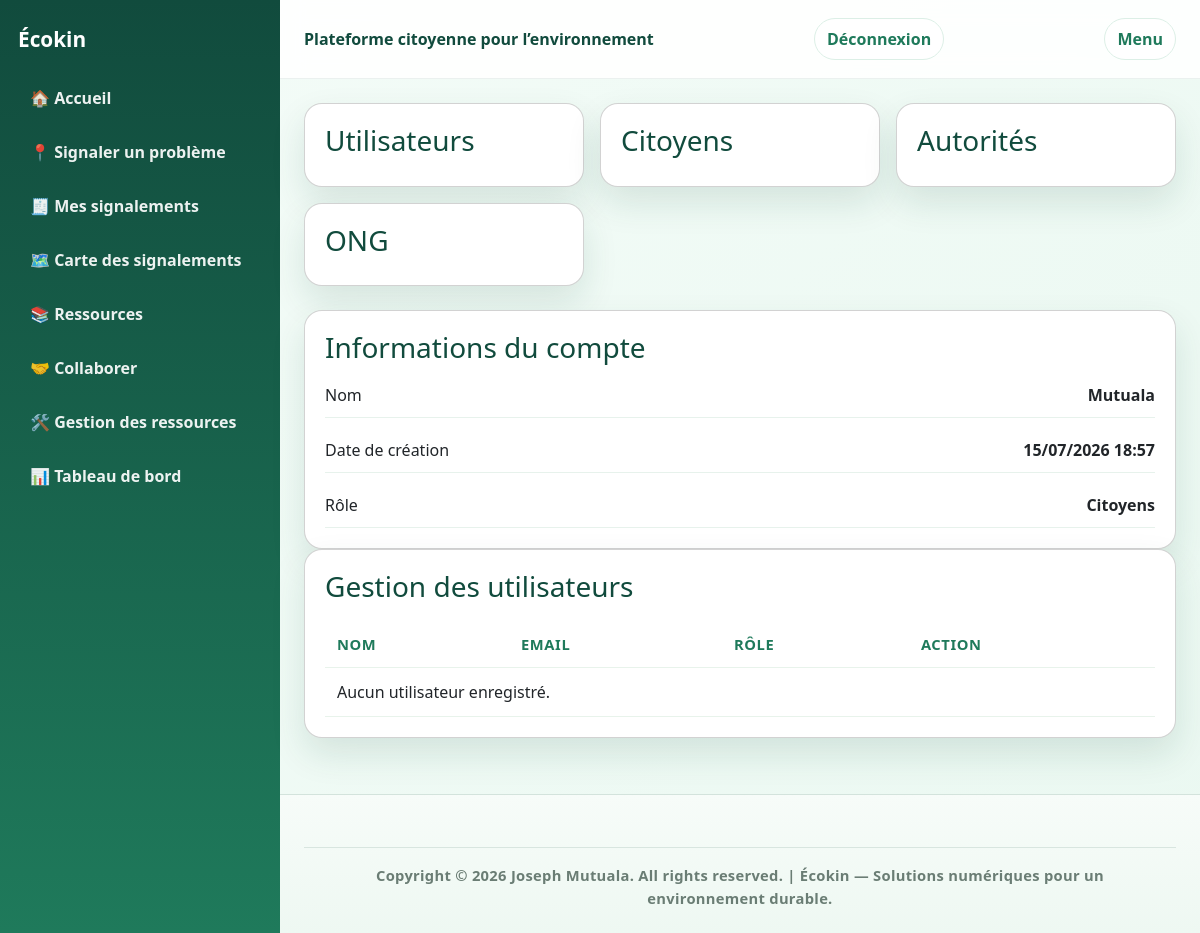
Screenshot of /espace_admin (signed in) with the database file from the repository.
### accounts/models.py (models this page shows, shortened)
class Utilisateur(AbstractUser):
    ROLE_CHOICES = [
        ('citoyens', 'Citoyens'),
        ('autorités', 'Autorités'),
        ('ong', 'Ong'),
        ('admin', 'Administrateur'),
    ]
    telephone = models.CharField(max_length= 50, blank=True, help_text="Entrez votre numero ici")
    adresse = models.CharField(max_length= 255, blank=True, help_text="Entrez votre adresse ici")
    photo = models.ImageField(upload_to='profils/', blank=True, null=True)
    role = models.CharField(max_length=20, choices=ROLE_CHOICES, default='citoyens')

### dashboard/views.py (the view)
# urls.py: path('espace_admin', views.espace_admin_views, name='espace_admin'),
@login_required
def espace_admin_views(request):
    total_signalements = Signalements.objects.count()
    return render(request, 'dashboard/dashboard_admin.html', {'total_signalemetns': total_signalements})

### templates/dashboard/dashboard_admin.html (shortened to what this page needs)
{% extends 'base.html' %}
{% block content %}
<div class="dashboard-grid">
    <div class="card">
        <h3>Utilisateurs</h3>
    </div>
    <div class="card">
        <h3>Citoyens</h3>
    </div>
    <div class="card">
        <h3>Autorités</h3>
    </div>
    <div class="card">
        <h3>ONG</h3>
    </div>
</div>
<div class="card" style="margin-top: 16px;">
    <h3>Informations du compte</h3>
    <div class="metric-list">
        <div class="metric-row"><span>Nom</span><strong>{{ request.user.username }}</strong></div>
        <div class="metric-row"><span>Date de création</span><strong>{{ request.user.date_joined|date:"d/m/Y H:i" }}</strong></div>
        <div class="metric-row"><span>Rôle</span><strong>{{ request.user.get_role_display }}</strong></div>
    </div>
</div>
<div class="card table-card">
    <h3>Gestion des utilisateurs</h3>
    <table>
        <tr>
            <th>Nom</th>
            <th>Email</th>
            <th>Rôle</th>
            <th>Action</th>
        </tr>
        {% for utilisateur in utilisateurs %}
        <tr>
            <td>{{ utilisateur.username }}</td>
            <td>{{ utilisateur.email }}</td>
            <td>{{ utilisateur.get_role_display }}</td>
            <td><a href="{% url 'changer_role' utilisateur.pk %}">Changer le rôle</a></td>
        </tr>
        {% empty %}
        <tr><td colspan="4">Aucun utilisateur enregistré.</td></tr>
        {% endfor %}
    </table>
</div>
{% endblock %}

### templates/base.html (style rules this page uses)
:root { --green-900: #114b3d; --green-700: #1f7a5b; --green-500: #36b37e; --green-100: #eaf8f1; --text: #163126; --muted: #5f786d; --card: #ffffff; --shadow: 0 16px 35px rgba(17, 75, 61, 0.12); }
* { box-sizing: border-box; }
body { margin: 0; font-family: "Segoe UI", Arial, sans-serif; color: var(--text); background: linear-gradient(135deg, #f4fcf8 0%, #eaf8f1 100%); }
.dashboard-grid { display: grid; grid-template-columns: repeat(auto-fit, minmax(240px, 1fr)); gap: 16px; margin-bottom: 24px; }
.card { background: var(--card); border-radius: 18px; padding: 20px; box-shadow: var(--shadow); }
.card h3, .card h4 { margin-top: 0; color: var(--green-900); }
.metric-list { display: grid; gap: 10px; }
.metric-row { display: flex; justify-content: space-between; align-items: center; padding: 10px 0; border-bottom: 1px solid #e7f2ec; }
.table-card { overflow-x: auto; }
table { width: 100%; border-collapse: collapse; margin-top: 10px; }
th, td { padding: 12px; text-align: left; border-bottom: 1px solid #e8f3eb; }
th { color: var(--green-700); font-size: 0.92rem; text-transform: uppercase; letter-spacing: 0.04em; }

### rows the page displays
Utilisateur: user.username "Mutuala", user.date_joined "15/07/2026 18:57", user.role "Citoyens"
